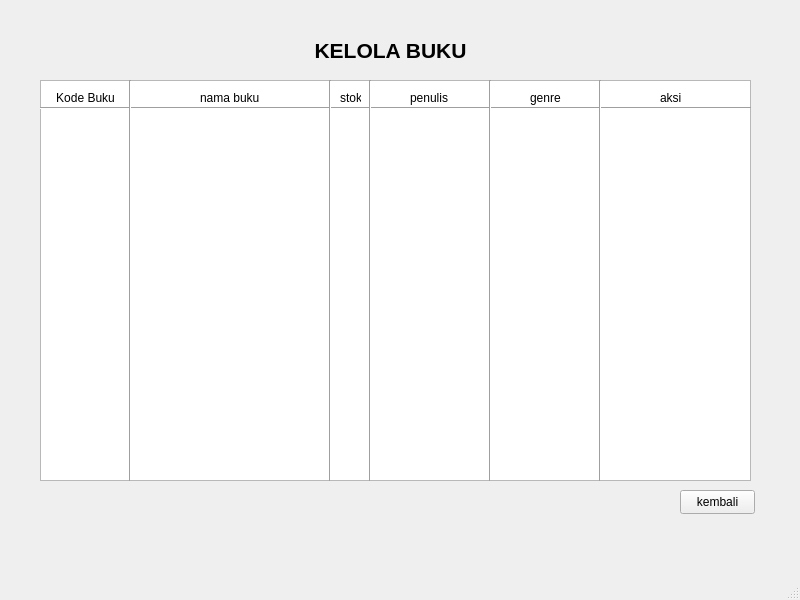
<?xml version="1.0" encoding="UTF-8"?>
<ui version="4.0">
 <class>MainWindow</class>
 <widget class="QMainWindow" name="MainWindow">
  <property name="geometry">
   <rect>
    <x>0</x>
    <y>0</y>
    <width>800</width>
    <height>600</height>
   </rect>
  </property>
  <property name="windowTitle">
   <string>MainWindow</string>
  </property>
  <widget class="QWidget" name="centralwidget">
   <widget class="QTableWidget" name="tableWidget">
    <property name="geometry">
     <rect>
      <x>40</x>
      <y>80</y>
      <width>711</width>
      <height>401</height>
     </rect>
    </property>
   </widget>
   <widget class="QLabel" name="label_3">
    <property name="geometry">
     <rect>
      <x>290</x>
      <y>40</y>
      <width>201</width>
      <height>21</height>
     </rect>
    </property>
    <property name="font">
     <font>
      <pointsize>16</pointsize>
      <bold>true</bold>
     </font>
    </property>
    <property name="text">
     <string>KELOLA BUKU</string>
    </property>
    <property name="alignment">
     <set>Qt::AlignmentFlag::AlignCenter</set>
    </property>
   </widget>
   <widget class="Line" name="line">
    <property name="geometry">
     <rect>
      <x>40</x>
      <y>100</y>
      <width>711</width>
      <height>16</height>
     </rect>
    </property>
    <property name="orientation">
     <enum>Qt::Orientation::Horizontal</enum>
    </property>
   </widget>
   <widget class="QLabel" name="label_2">
    <property name="geometry">
     <rect>
      <x>200</x>
      <y>90</y>
      <width>71</width>
      <height>16</height>
     </rect>
    </property>
    <property name="text">
     <string>nama buku</string>
    </property>
   </widget>
   <widget class="Line" name="line_2">
    <property name="geometry">
     <rect>
      <x>120</x>
      <y>80</y>
      <width>20</width>
      <height>401</height>
     </rect>
    </property>
    <property name="orientation">
     <enum>Qt::Orientation::Vertical</enum>
    </property>
   </widget>
   <widget class="Line" name="line_3">
    <property name="geometry">
     <rect>
      <x>320</x>
      <y>80</y>
      <width>20</width>
      <height>401</height>
     </rect>
    </property>
    <property name="orientation">
     <enum>Qt::Orientation::Vertical</enum>
    </property>
   </widget>
   <widget class="QLabel" name="label_4">
    <property name="geometry">
     <rect>
      <x>30</x>
      <y>90</y>
      <width>111</width>
      <height>16</height>
     </rect>
    </property>
    <property name="font">
     <font>
      <pointsize>9</pointsize>
      <bold>false</bold>
     </font>
    </property>
    <property name="text">
     <string>Kode Buku</string>
    </property>
    <property name="alignment">
     <set>Qt::AlignmentFlag::AlignCenter</set>
    </property>
   </widget>
   <widget class="Line" name="line_4">
    <property name="geometry">
     <rect>
      <x>360</x>
      <y>80</y>
      <width>20</width>
      <height>401</height>
     </rect>
    </property>
    <property name="orientation">
     <enum>Qt::Orientation::Vertical</enum>
    </property>
   </widget>
   <widget class="QLabel" name="label_5">
    <property name="geometry">
     <rect>
      <x>340</x>
      <y>90</y>
      <width>21</width>
      <height>16</height>
     </rect>
    </property>
    <property name="text">
     <string>stok</string>
    </property>
   </widget>
   <widget class="QLabel" name="label_6">
    <property name="geometry">
     <rect>
      <x>410</x>
      <y>90</y>
      <width>41</width>
      <height>16</height>
     </rect>
    </property>
    <property name="text">
     <string>penulis</string>
    </property>
   </widget>
   <widget class="Line" name="line_5">
    <property name="geometry">
     <rect>
      <x>480</x>
      <y>80</y>
      <width>20</width>
      <height>401</height>
     </rect>
    </property>
    <property name="orientation">
     <enum>Qt::Orientation::Vertical</enum>
    </property>
   </widget>
   <widget class="QLabel" name="label_7">
    <property name="geometry">
     <rect>
      <x>530</x>
      <y>90</y>
      <width>41</width>
      <height>16</height>
     </rect>
    </property>
    <property name="text">
     <string>genre</string>
    </property>
   </widget>
   <widget class="Line" name="line_6">
    <property name="geometry">
     <rect>
      <x>590</x>
      <y>80</y>
      <width>20</width>
      <height>401</height>
     </rect>
    </property>
    <property name="orientation">
     <enum>Qt::Orientation::Vertical</enum>
    </property>
   </widget>
   <widget class="QLabel" name="label_8">
    <property name="geometry">
     <rect>
      <x>660</x>
      <y>90</y>
      <width>41</width>
      <height>16</height>
     </rect>
    </property>
    <property name="text">
     <string>aksi</string>
    </property>
   </widget>
   <widget class="QPushButton" name="pushButton">
    <property name="geometry">
     <rect>
      <x>680</x>
      <y>490</y>
      <width>75</width>
      <height>24</height>
     </rect>
    </property>
    <property name="text">
     <string>kembali</string>
    </property>
   </widget>
  </widget>
  <widget class="QMenuBar" name="menubar">
   <property name="geometry">
    <rect>
     <x>0</x>
     <y>0</y>
     <width>800</width>
     <height>22</height>
    </rect>
   </property>
  </widget>
  <widget class="QStatusBar" name="statusbar"/>
 </widget>
 <resources/>
 <connections/>
</ui>
